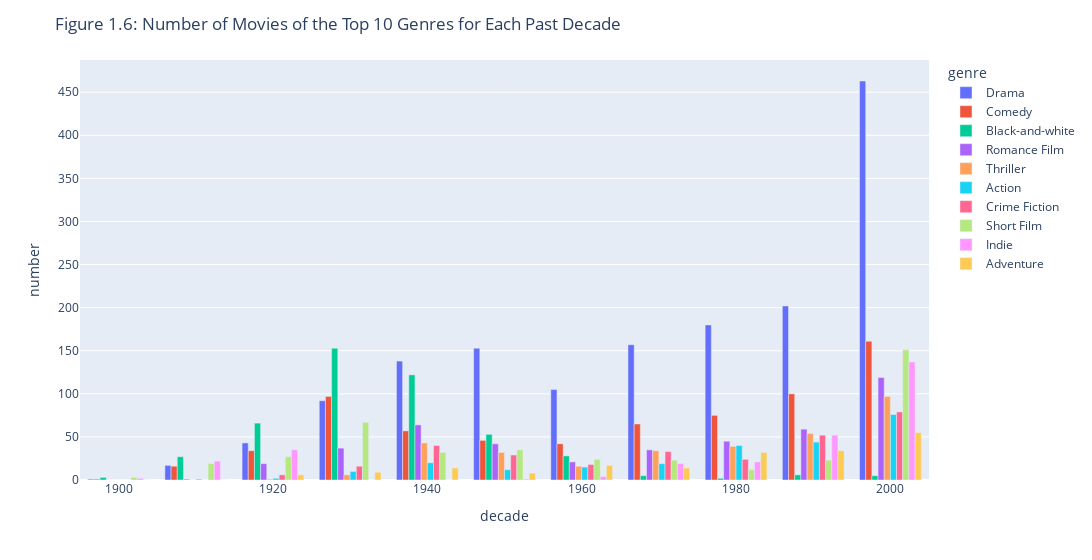

Notebook code for this chart:
### Code cell
# create a new dataframe with only the top 10 genres
movies_main = movies_main[movies_main['genre'].apply(lambda x: any(item for item in x if item in genre_main.index))].copy()
# create a new column with the decade
movies_main['decade'] = movies_main['year_released'].apply(lambda x: int(x) // 10 * 10)
# create a new dataframe with the number of movies for each decade
movies_main_decade = movies_main['decade'].value_counts().sort_index()
# create a new dataframe with the number of movies for each genre and decade
movies_main_decade_genre = pd.DataFrame(columns=['decade', 'genre', 'number'])
# for each decade
for d in movies_main_decade.index:
    # for each genre
    for g in genre_main.index:
        # create a new dataframe with only the genre and decade
        movies_genre_decade = movies_main[(movies_main['genre'].apply(lambda x: g in x)) & (movies_main['decade'] == d)].copy()
        # add the number of movies to the dataframe
        movies_main_decade_genre = pd.concat([movies_main_decade_genre, pd.DataFrame({'decade': [d], 'genre': [g], 'number': [len(movies_genre_decade)]})], ignore_index=True)
# plot the number of movies for each genre and decade
fig = px.bar(movies_main_decade_genre, x="decade", y="number", color="genre", barmode="group",width=1200)
fig.update_layout(title_text="Figure 1.6: Number of Movies of the Top 10 Genres for Each Past Decade")
fig.write_html("1-6.html")
fig.show()

### Figure 1 — Plotly figure (JSON) as saved in the notebook; plotly's stock layout.template omitted (floating-point values rounded to 4 significant figures)
{"data": [{"alignmentgroup": "True", "hovertemplate": "genre=Drama<br>decade=%{x}<br>number=%{y}<extra></extra>", "legendgroup": "Drama", "marker": {"color": "#636efa", "pattern": {"shape": ""}}, "name": "Drama", "offsetgroup": "Drama", "orientation": "v", "showlegend": true, "textposition": "auto", "type": "bar", "x": [1900, 1910, 1920, 1930, 1940, 1950, 1960, 1970, 1980, 1990, 2000], "xaxis": "x", "y": [1, 17, 43, 92, 138, 153, 105, 157, 180, 202, 463], "yaxis": "y"}, {"alignmentgroup": "True", "hovertemplate": "genre=Comedy<br>decade=%{x}<br>number=%{y}<extra></extra>", "legendgroup": "Comedy", "marker": {"color": "#EF553B", "pattern": {"shape": ""}}, "name": "Comedy", "offsetgroup": "Comedy", "orientation": "v", "showlegend": true, "textposition": "auto", "type": "bar", "x": [1900, 1910, 1920, 1930, 1940, 1950, 1960, 1970, 1980, 1990, 2000], "xaxis": "x", "y": [1, 16, 34, 97, 57, 46, 42, 65, 75, 100, 161], "yaxis": "y"}, {"alignmentgroup": "True", "hovertemplate": "genre=Black-and-white<br>decade=%{x}<br>number=%{y}<extra></extra>", "legendgroup": "Black-and-white", "marker": {"color": "#00cc96", "pattern": {"shape": ""}}, "name": "Black-and-white", "offsetgroup": "Black-and-white", "orientation": "v", "showlegend": true, "textposition": "auto", "type": "bar", "x": [1900, 1910, 1920, 1930, 1940, 1950, 1960, 1970, 1980, 1990, 2000], "xaxis": "x", "y": [3, 27, 66, 153, 122, 53, 28, 5, 2, 6, 5], "yaxis": "y"}, {"alignmentgroup": "True", "hovertemplate": "genre=Romance Film<br>decade=%{x}<br>number=%{y}<extra></extra>", "legendgroup": "Romance Film", "marker": {"color": "#ab63fa", "pattern": {"shape": ""}}, "name": "Romance Film", "offsetgroup": "Romance Film", "orientation": "v", "showlegend": true, "textposition": "auto", "type": "bar", "x": [1900, 1910, 1920, 1930, 1940, 1950, 1960, 1970, 1980, 1990, 2000], "xaxis": "x", "y": [0, 1, 19, 37, 64, 42, 21, 35, 45, 59, 119], "yaxis": "y"}, {"alignmentgroup": "True", "hovertemplate": "genre=Thriller<br>decade=%{x}<br>number=%{y}<extra></extra>", "legendgroup": "Thriller", "marker": {"color": "#FFA15A", "pattern": {"shape": ""}}, "name": "Thriller", "offsetgroup": "Thriller", "orientation": "v", "showlegend": true, "textposition": "auto", "type": "bar", "x": [1900, 1910, 1920, 1930, 1940, 1950, 1960, 1970, 1980, 1990, 2000], "xaxis": "x", "y": [0, 0, 1, 6, 43, 32, 16, 34, 39, 54, 97], "yaxis": "y"}, {"alignmentgroup": "True", "hovertemplate": "genre=Action<br>decade=%{x}<br>number=%{y}<extra></extra>", "legendgroup": "Action", "marker": {"color": "#19d3f3", "pattern": {"shape": ""}}, "name": "Action", "offsetgroup": "Action", "orientation": "v", "showlegend": true, "textposition": "auto", "type": "bar", "x": [1900, 1910, 1920, 1930, 1940, 1950, 1960, 1970, 1980, 1990, 2000], "xaxis": "x", "y": [0, 1, 2, 10, 20, 12, 15, 19, 40, 44, 76], "yaxis": "y"}, {"alignmentgroup": "True", "hovertemplate": "genre=Crime Fiction<br>decade=%{x}<br>number=%{y}<extra></extra>", "legendgroup": "Crime Fiction", "marker": {"color": "#FF6692", "pattern": {"shape": ""}}, "name": "Crime Fiction", "offsetgroup": "Crime Fiction", "orientation": "v", "showlegend": true, "textposition": "auto", "type": "bar", "x": [1900, 1910, 1920, 1930, 1940, 1950, 1960, 1970, 1980, 1990, 2000], "xaxis": "x", "y": [0, 0, 6, 16, 40, 29, 18, 33, 24, 52, 79], "yaxis": "y"}, {"alignmentgroup": "True", "hovertemplate": "genre=Short Film<br>decade=%{x}<br>number=%{y}<extra></extra>", "legendgroup": "Short Film", "marker": {"color": "#B6E880", "pattern": {"shape": ""}}, "name": "Short Film", "offsetgroup": "Short Film", "orientation": "v", "showlegend": true, "textposition": "auto", "type": "bar", "x": [1900, 1910, 1920, 1930, 1940, 1950, 1960, 1970, 1980, 1990, 2000], "xaxis": "x", "y": [3, 19, 27, 67, 32, 35, 24, 23, 12, 23, 151], "yaxis": "y"}, {"alignmentgroup": "True", "hovertemplate": "genre=Indie<br>decade=%{x}<br>number=%{y}<extra></extra>", "legendgroup": "Indie", "marker": {"color": "#FF97FF", "pattern": {"shape": ""}}, "name": "Indie", "offsetgroup": "Indie", "orientation": "v", "showlegend": true, "textposition": "auto", "type": "bar", "x": [1900, 1910, 1920, 1930, 1940, 1950, 1960, 1970, 1980, 1990, 2000], "xaxis": "x", "y": [2, 22, 35, 0, 0, 1, 4, 19, 21, 52, 137], "yaxis": "y"}, {"alignmentgroup": "True", "hovertemplate": "genre=Adventure<br>decade=%{x}<br>number=%{y}<extra></extra>", "legendgroup": "Adventure", "marker": {"color": "#FECB52", "pattern": {"shape": ""}}, "name": "Adventure", "offsetgroup": "Adventure", "orientation": "v", "showlegend": true, "textposition": "auto", "type": "bar", "x": [1900, 1910, 1920, 1930, 1940, 1950, 1960, 1970, 1980, 1990, 2000], "xaxis": "x", "y": [0, 0, 6, 9, 14, 8, 17, 14, 32, 34, 55], "yaxis": "y"}], "layout": {"barmode": "group", "legend": {"title": {"text": "genre"}, "tracegroupgap": 0}, "margin": {"t": 60}, "title": {"text": "Figure 1.6: Number of Movies of the Top 10 Genres for Each Past Decade"}, "width": 1200, "xaxis": {"anchor": "y", "domain": [0, 1], "title": {"text": "decade"}}, "yaxis": {"anchor": "x", "domain": [0, 1], "title": {"text": "number"}}}}
